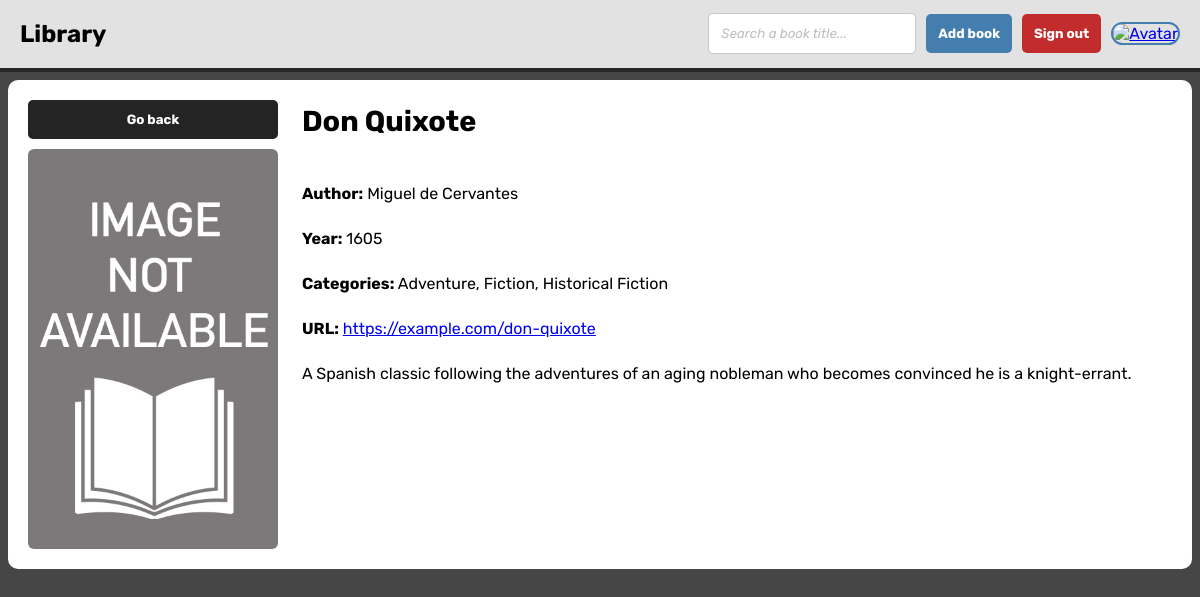
/book.php?id=10 (signed in), run on the app's committed database.
### tables this page shows
CREATE TABLE IF NOT EXISTS books (
    id INT AUTO_INCREMENT,
    title VARCHAR(100),
    description TEXT,
    URL VARCHAR(255),
    year INT,
    user_email VARCHAR(100),
    author VARCHAR(100),
    cover VARCHAR(255),
    CONSTRAINT pk_book PRIMARY KEY (id),
    CONSTRAINT fk_books_users FOREIGN KEY (user_email) REFERENCES users (email)
);

### book.php (the view, shortened to what this page needs)
<?php
    require 'connect.php';
    $sql = "SELECT * FROM books WHERE id=:id";
    $get_book = $conn->prepare($sql);
    $get_book->execute([ 'id' => $_GET['id'] ]);
    $result = $get_book->fetch(PDO::FETCH_ASSOC);
    $sql = "SELECT name FROM categories INNER JOIN books_categories ON books_categories.id_categories=categories.id WHERE books_categories.id_books=:id_books ORDER BY name";
    $get_categories = $conn->prepare($sql);
    $get_categories->execute([
        'id_books' => $result['id']
    ]);
    $result_categories = $get_categories->fetchAll(PDO::FETCH_COLUMN);
?>
<!DOCTYPE html>
<html lang="en">
<head>
    <link rel="stylesheet" href="style.css">
</head>
<body>
    <?php include 'nav.php' ?>
    <div class="info-card">
        <div class="card-column">
            <a href='index.php'><button class='back'> Go back </button></a>
            <img class="book-img" src="uploads/<?php echo htmlspecialchars($result['cover']); ?>" alt="Book Cover">
        </div>
        <div class="card-row">
            <h3><?php echo htmlspecialchars($result['title']); ?></h3>
            <p><strong>Author:</strong> <?php echo htmlspecialchars($result['author']); ?></p>
            <p><strong>Year:</strong> <?php echo $result['year'] != NULL ? htmlspecialchars($result['year']) : "N/A"; ?></p>
            <p><strong>Categories:</strong> <?php echo $result_categories != NULL ? htmlspecialchars(implode(", ", $result_categories)) : "N/A"; ?></p>
            <p><strong>URL:</strong> <a target="_blank" href="<?php echo htmlspecialchars($result['URL']); ?>"><?php echo $result['URL'] != NULL ? htmlspecialchars($result['URL']) : "N/A"; ?></a></p>
            <p class="description"><?php echo $result['description'] != NULL ? nl2br(htmlspecialchars($result['description'])) : "No description."; ?></p>
        </div>
    </div>
</body>
</html>

### style.css (style rules this page uses)
html { height: 100vh; }
body { font-family: 'Rubik', sans-serif; margin-top: 80px; background-color: rgb(70, 70, 70); }
button { font-family: 'Rubik', sans-serif; padding: 12px; border-style: none; border-radius: 5px; background-color: rgb(67, 126, 175); font-weight: bold; color: white; transition: 0.25s; }
.back { background-color: #242424; }
.info-card { justify-content: center; display: flex; flex-direction: row; flex-wrap: wrap; gap: 24px; background-color: #fff; padding: 20px; border-radius: 10px; }
.card-column { display: flex; flex-direction: column; gap: 10px; }
.book-img { width: 250px; height: 400px; object-fit: cover; border-radius: 6px; }
.card-column button { width: 100%; }
.card-row { flex: 1; display: flex; flex-direction: column; justify-content: flex-start; }
.card-row h3 { font-size: 1.8rem; margin: 0; padding-bottom: 30px; margin-top: 4px; }
.card-row p { margin-bottom: 10px; }

### data on the page
books: cover (placeholder picture), title "Don Quixote", author "Miguel de Cervantes", year "1605", URL "https://example.com/don-quixote", description "A Spanish classic following the adventures of an aging nobleman who becomes convinced he is a knight-errant."

### other printed values
implode(", ", $result_categories) "Adventure, Fiction, Historical Fiction"
